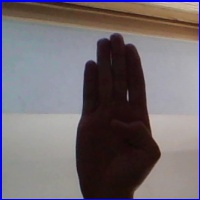
#> input picture data/develop/B12.jpg, 200 x 200 px
$ python First.py
#> lines starting #> are read from the running program, lines starting #| are printed output that depends on the picture; after the words box and inside, x2 and y2 are one past the last pixel; in counts of white or black regions, pixels touching at a corner belong together; long printed decimals are rounded
import cv2
import numpy as np
from matplotlib import pyplot as plt


# [62 lines left out: functions undesired_objects, our_connected_components, connected_component_label, not called in this run]


def funcCan(self):
    thresh11 = cv2.getTrackbarPos('thresh1', 'canny')
    thresh22 = cv2.getTrackbarPos('thresh2', 'canny')
    edge = cv2.Canny(no_back, thresh11, thresh22)
    cv2.imshow('canny', edge)


# Loading an ASL related image
print("read image for gesture")
img = cv2.imread('./data/develop/B12.jpg', 0)
#> img: shape (200, 200); min 8, max 203, mean 109.8
print("read image for background")
nothing_img = cv2.imread('./data/develop/nothing12.jpg', 0)
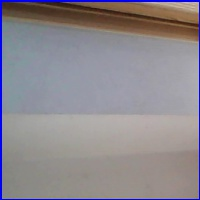
#> input picture data/develop/nothing12.jpg, 200 x 200 px
#> nothing_img: shape (200, 200); min 23, max 191, mean 138.9

# Image shape/size in grayscale
# print(img.shape)
# print(img.size)
#
# # histogram
# bin_number = 256
# hist, bins = np.histogram(img, bin_number, [0, bin_number])
# plt.plot(hist)
# plt.show()
#
# Subtracting the background to isolate the hand
print("BEGIN subtract")
no_back = cv2.subtract(nothing_img, img)
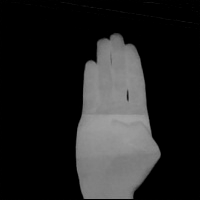
#> no_back: shape (200, 200); min 0, max 163, mean 34.1
print("END subtract")
# plt.hist(no_back, 256, [0, 256])
plt.show()
#
# Binary transformation of the image to black and white
binary_thresh = 10
print(no_back.shape)
#| (200, 200)
no_back = np.where(no_back < 30, 0, no_back)
print(no_back.shape)
#| (200, 200)

ret, thresh = cv2.threshold(no_back, binary_thresh, 255, cv2.THRESH_BINARY)
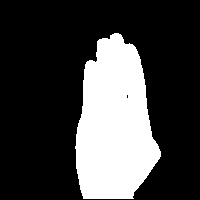
#> thresh: shape (200, 200); 25.8% white; 1 white region, box (x1, y1, x2, y2) and area: (75, 33, 161, 199) 10308
#> ret = 10

# Extract Feature 1 (B:W ratio)
# Extract Feature 1 (B:W ratio)
# Extract Feature 1 (B:W ratio)
thresh_b_w = list(np.ravel(thresh))
#> thresh_b_w = 40000 items
thresh_b = [e for e in thresh_b_w if e == 0]
#> thresh_b = 29692 items
thresh_w = [e for e in thresh_b_w if e == 255]
#> thresh_w = 10308 values from 255 to 255
black_to_white_ratio_feature = len(thresh_b) / len(thresh_w)
#> black_to_white_ratio_feature = 2.88

print(black_to_white_ratio_feature)
#| 2.880

# Send to def


# Connected components
no_back2 = no_back
num_labels, labels = cv2.connectedComponents(no_back)
#> num_labels = 2
label_hue = np.uint8(179 * labels / np.max(labels))
blank_ch = 255 * np.ones_like(label_hue)
labeled_img = cv2.merge([label_hue, blank_ch, blank_ch])
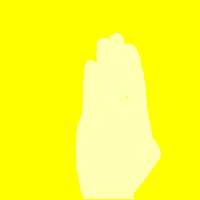
#> labeled_img: shape (200, 200, 3); mean of channels 0, 1, 2 46.1, 255, 255; drawn as B, G, R

# Converting cvt to BGR
labeled_img = cv2.cvtColor(labeled_img, cv2.COLOR_HSV2BGR)
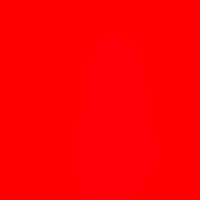
#> labeled_img: shape (200, 200, 3); mean B, G, R 2.1, 0, 255
plt.show()

cv2.namedWindow('canny')
# create trackbars for given thresholds
thresh1 = 255
thresh2 = 101
cv2.createTrackbar('thresh1', 'canny', thresh1, 255, funcCan)
cv2.createTrackbar('thresh2', 'canny', thresh2, 255, funcCan)

# Call the
funcCan(self=0)
#> in funcCan, `edge = cv2.Canny(no_back, thresh11, thresh22)`:
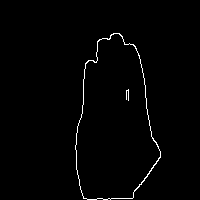
#> edge: shape (200, 200); 1.2% white in thin lines or dots, all inside (x1, y1, x2, y2) = (75, 33, 161, 200)
canny_edge = cv2.Canny(no_back, thresh1, thresh2)

# Extract Feature 2 (no of components from edge canny)
ret, labels = cv2.connectedComponents(canny_edge)
#> labels: shape (200, 200) int32; 3 distinct labels, from 0 to 2
#> ret = 3
no_of_components_feature = ret
#> no_of_components_feature = 3

# Extract Feature 3 (length of all edges detected)
canny_edge_flat = list(np.ravel(canny_edge))
#> canny_edge_flat = 40000 items
total_edge_length_feature = [e for e in canny_edge_flat if e == 255]
#> total_edge_length_feature = 488 values from 255 to 255
total_edge_length_feature = len(total_edge_length_feature)
#> total_edge_length_feature = 488
print(total_edge_length_feature)
#| 488

# Extract Features (from connectedComponentsWithStats -> no_of_components, [width, height, area, centroids - Of biggest component])
# Extract Feature 4 (from connectedComponentsWithStats) no_of_components
# Extract Feature 5 (from connectedComponentsWithStats) [width - Of biggest component])
# Extract Feature 6 (from connectedComponentsWithStats) [height Of biggest component])
# Extract Feature 7 (from connectedComponentsWithStats) [area - Of biggest component])
# Extract Feature 8 (from connectedComponentsWithStats) [centroids - Of biggest component])

nb_components, output, stats, centroids = cv2.connectedComponentsWithStats(canny_edge, connectivity=8)
#> nb_components = 3; stats = [[0, 0, 200, 200, 39512], [75, 33, 86, 167, 465], [126, 89, 3, 12, 23]]; centroids = [[99.3, 99.27], [115.1, 119.7], [127.1, 94.3]]


print("ooo")
index_of_biggest_component = np.argsort(-stats[:,-1])[1]
#> index_of_biggest_component = 1
print("ooo")
print(nb_components)
#| 3
print("ooo")
print(stats)
#| [[    0     0   200   200 39512]
#|  [   75    33    86   167   465]
#|  [  126    89     3    12    23]]
print("ooo")
print(output)
#> (printed output is left out)
print("ooo")
print(centroids)
#| [[ 99.301  99.265]
#|  [115.084 119.718]
#|  [127.087  94.304]]
indexes_group = np.argsort(stats[:, cv2.CC_STAT_AREA])
#> indexes_group = [2, 1, 0]
stats = stats[indexes_group]
#> stats = [[126, 89, 3, 12, 23], [75, 33, 86, 167, 465], [0, 0, 200, 200, 39512]]
biggest_component = stats[len(stats)-2]
#> biggest_component = [75, 33, 86, 167, 465]
width_bounding_box_biggest = biggest_component[2]
#> width_bounding_box_biggest = 86
height_bounding_box_biggest = biggest_component[3]
#> height_bounding_box_biggest = 167
area_bounding_box_biggest = biggest_component[4]
#> area_bounding_box_biggest = 465
print(biggest_component)
#| [ 75  33  86 167 465]

x_centroid_of_biggest = centroids[index_of_biggest_component][0]
#> x_centroid_of_biggest = 115.1
y_centroid_of_biggest = centroids[index_of_biggest_component][1]
#> y_centroid_of_biggest = 119.7

# y_centroid_of_biggest = centroids[index_of_biggest_component][1]
print("pppp")
# print(x_centroid_of_biggest)
print()
print("pppp")
result = np.hstack((img, nothing_img, no_back, thresh, canny_edge))
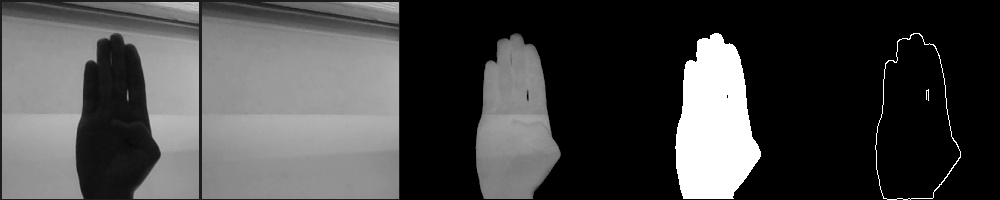
#> result: shape (200, 1000); min 0, max 255, mean 70.3
cv2.imshow('try', result)


# Extract Feature 9 Contours - no_of contours


cv2.waitKey(0)
cv2.destroyAllWindows()

# #########################################
